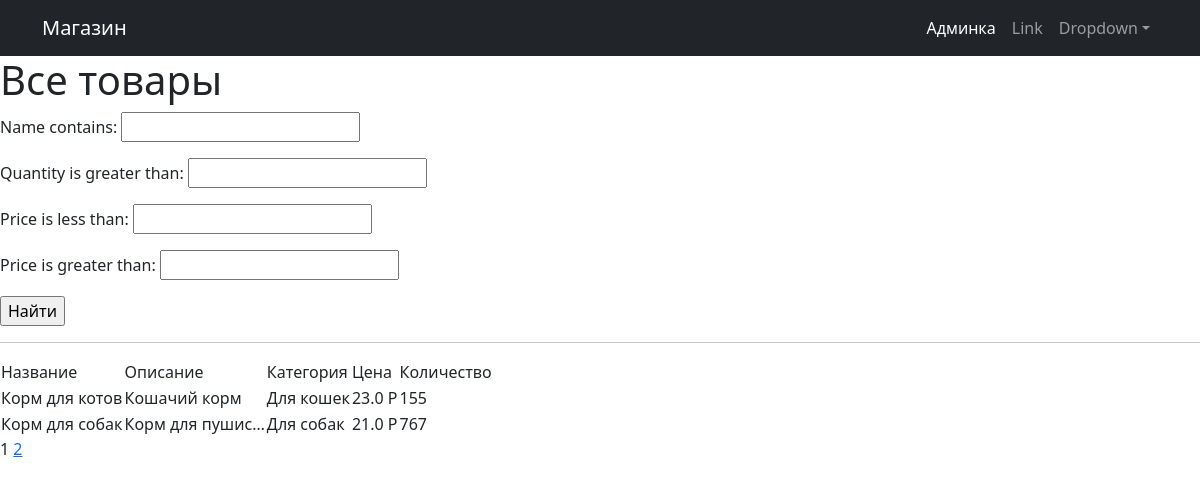
Screenshot of /products/ with the database file from the repository.
### simpleapp/models.py (models this page shows, shortened)
class Product(models.Model):
    name = models.CharField(
        max_length=50,
        unique=True,  # названия товаров не должны повторяться
    )
    description = models.TextField()
    quantity = models.IntegerField(
        validators=[MinValueValidator(0)],
    )
    category = models.ForeignKey(
        to='Category',
        on_delete=models.CASCADE,
        related_name='products',  # все продукты в категории будут доступны через поле products
    )
    price = models.FloatField(
        validators=[MinValueValidator(0.0)],
    )

class Category(models.Model):
    name = models.CharField(max_length=100, unique=True)

### simpleapp/views.py (the view)
# urls.py: path('', ProductsList.as_view(), name='product_list'),
class ProductsList(ListView):
    model = Product
    ordering = 'name'
    template_name = 'products.html'
    context_object_name = 'products'
    paginate_by = 2
    def get_queryset(self):
        queryset = super().get_queryset()
        self.filterset = ProductFilter(self.request.GET, queryset)
        return self.filterset.qs
    def get_context_data(self, **kwargs):
        context = super().get_context_data(**kwargs)
        context['filterset'] = self.filterset
        return context

### simpleapp/templatetags/custom_filters.py (called while the page is built)
@register.filter()
def currency(value, code='rub'):
   postfix = CURRENCIES_SYMBOLS[code]
   return f'{value} {postfix}'

### simpleapp/templatetags/custom_tags.py (called while the page is built)
@register.simple_tag(takes_context=True)
def url_replace(context, **kwargs):
    d = context['request'].GET.copy()
    for k, v in kwargs.items():
        d[k] = v
    return d.urlencode()

### templates/products.html (shortened to what this page needs)
{% extends 'flatpages/default.html' %}
{% load custom_filters %}
{% load custom_tags %}
{% block content %}
   <h1>Все товары</h1>
   <form action="" method="get">
       {{ filterset.form.as_p }}
       <input type="submit" value="Найти" />
   </form>
   <hr>
   {% if products %}
       <table>
           <tr>
               <td>Название</td>
               <td>Описание</td>
               <td>Категория</td>
               <td>Цена</td>
               <td>Количество</td>
           </tr>
           {% for product in products %}
           <tr>
               <td>{{ product.name }}</td>
               <td>{{ product.description|truncatechars:15 }}</td>
               <td>{{ product.category.name }}</td>
               <td>{{ product.price|currency }}</td>
               <td>{{ product.quantity }}</td>
           </tr>
           {% endfor %}
       </table>
   {% else %}
       <h2>Товаров нет!</h2>
   {% endif %}
   {{ page_obj.number }}
   {% if page_obj.has_next %}
       <a href="?{% url_replace page=page_obj.next_page_number %}">{{ page_obj.next_page_number }}</a>
   {% endif %}
{% endblock content %}

### rows the page displays
Product: name "Корм для котов", description "Кошачий корм", category.name "Для кошек", price "23.0 Р", quantity "155"
Product: name "Корм для собак", description "Корм для пушис…", category.name "Для собак", price "21.0 Р", quantity "767"

### other values shown
{{ page_obj.number }} "1"
{{ page_obj.next_page_number }} "2"
